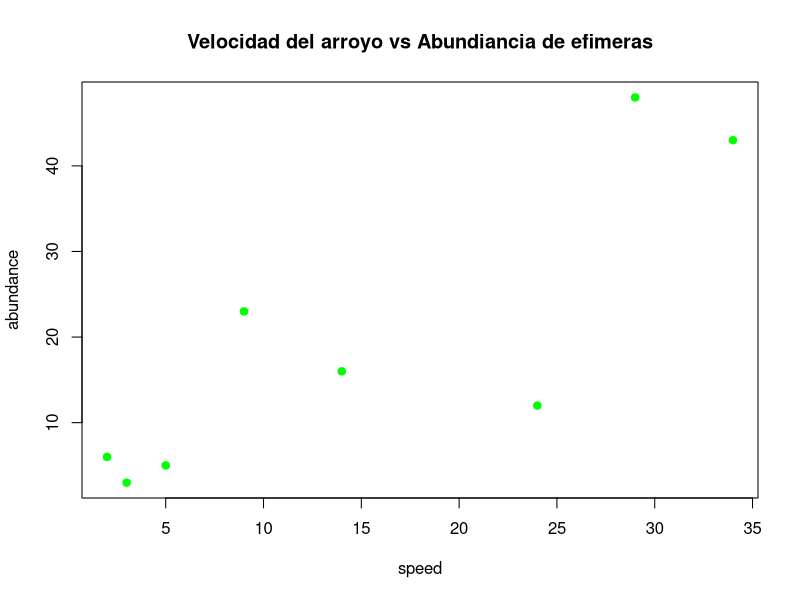

This chart was generated by the following R code:
# Ejercicio 1 
# Datos 
speed <- c(2, 3, 5, 9, 14, 24, 29, 34)
abundance <- c(6, 3, 5, 23, 16, 12, 48, 43)

# Grafico de dispercion 
 plot(speed, abundance,
      main = "Velocidad del arroyo vs Abundiancia de efimeras",
      pch = 19, col = "green")

 # Prueba de correlacion 
 cor.test(speed, abundance, alternative = "greater", method = "pearson")

## Resultados 
# Existe una relacion entre los datos de manera significativa con valor de correspondencia de 0.8441 y se rechaza la hipotesis nula 
# Hipotesis nula: "No existe una correlacion entre la velocidad del arroyo y la abundancia de efimeras" # Acpetamos la Hipotesis alternativa: "Existe una correlacion positiva entre la velociadad de los arroyos y la abundancia de efimeras"
# Porque confomre aumenta la velocidad del el arroyo se puede observar un aunmento significativo.
 
